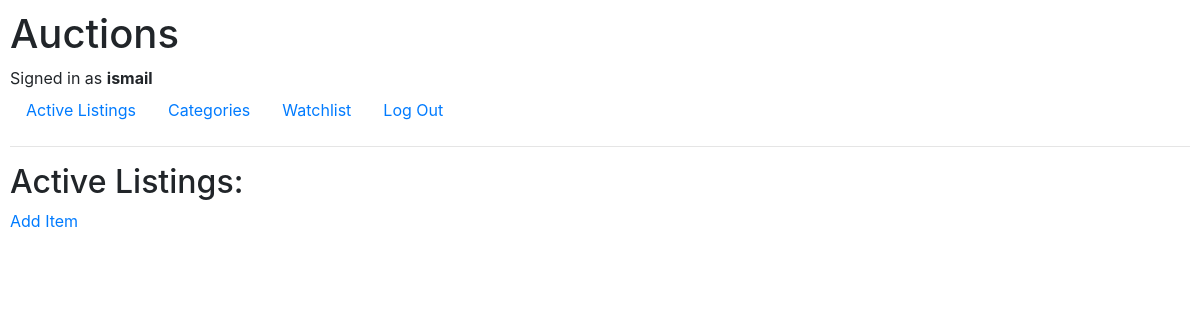
The page / (signed in) on the database as committed earlier.
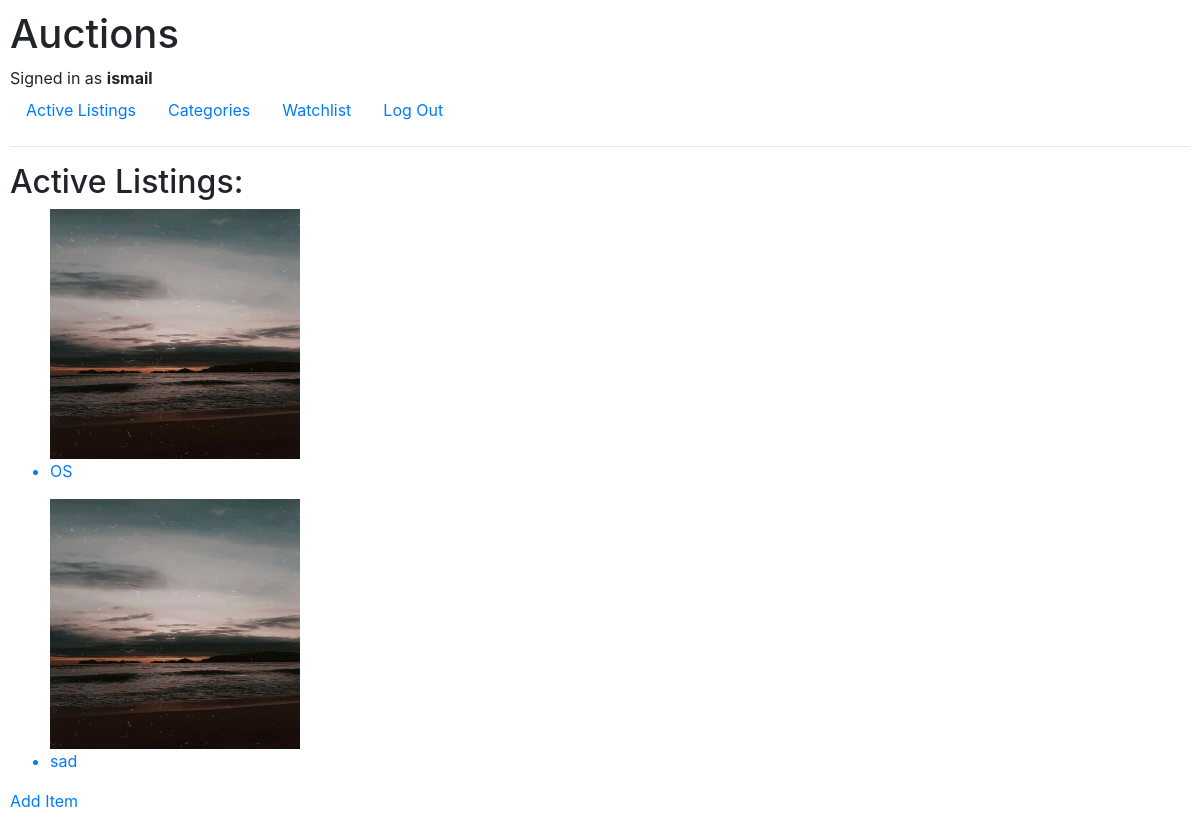
The same page on the database as committed later.
### auctions/models.py (models this page shows, shortened)
class User(AbstractUser):
    username = models.CharField(max_length=32, unique = True)
    USERNAME_FIELD = 'username'
    REQUIRED_FIELDS = ()

class Listing(models.Model):
    title = models.CharField(max_length= 64)
    description = models.CharField(max_length= 128)
    img = models.ImageField(upload_to = 'auctions/media/images')
    isActive = models.BooleanField(default= True, blank=True)
    owner = models.ForeignKey(User, on_delete = models.CASCADE, related_name="user")
    categories = models.ForeignKey(Category, on_delete = models.CASCADE, blank= True, null = True, related_name = "category", default = "None")
    price = models.IntegerField(default = 0)
    watchlist = models.ManyToManyField(User, blank = True, null = True, related_name = "userTo")

### auctions/views.py (the view)
# urls.py: path("", views.index, name="index"),
def index(request):
    content = Listing.objects.all()
    message = ''
    if not request.user.is_authenticated:
        message = "Please, log in to see the page"
    context = {"listings":content, 'message':message}
    return render(request, "auctions/index.html", context)

### auctions/templates/auctions/index.html
{% extends "auctions/layout.html" %}
{% block body %}
    {% if user.is_authenticated %}
    <h2>Active Listings:</h2>
    {% for listing in listings %}
    {% if listing.isActive%}
    <ul>
        <a href = "listing/{{listing.id}}"><img src = {{listing.img}} class = "img"></img><li>{{listing.title}}</li></a>
    </ul>
    {% endif %}
    {% endfor %}
    <a href = "{% url 'auctions:add' %}">Add Item</a>
    {% else %}
    <h1>{{message}}</h1>
    {% endif %}
{% endblock %}

### auctions/templates/auctions/layout.html (shortened to what this page needs)
{% load static %}
<!DOCTYPE html>
<html lang="en">
    <head>
        <link rel="stylesheet" href="https://stackpath.bootstrapcdn.com/bootstrap/4.4.1/css/bootstrap.min.css">
        <link href="{% static 'auctions/styles.css' %}" rel="stylesheet">
    </head>
    <body class = "body">
        <h1>Auctions</h1>
        <div>
            {% if user.is_authenticated %}
                Signed in as <strong>{{ user.username }}</strong>
            {% else %}
                Not signed in.
            {% endif %}
        </div>
        <ul class="nav">
            <li class="nav-item">
                <a class="nav-link" href="{% url 'auctions:index' %}">Active Listings</a>
            </li>
            {% if user.is_authenticated %}
            <li class = "nav-item">
                <a class = "nav-link" href = "{% url 'auctions:categories' %}">Categories</a>
            </li>
            <li class = "nav-item">
                <a class = "nav-link" href = "{% url 'auctions:watchlist' %}">Watchlist </a>
            </li>
                <li class="nav-item">
                    <a class="nav-link " href="{% url 'auctions:logout' %}">Log Out</a>
                </li>
            {% endif %}
        </ul>
        <hr>
        {% block body %}
        {% endblock %}
    </body>
</html>

### auctions/static/auctions/styles.css (style rules this page uses)
body { padding: 10px; }
.img { height: 250px; width:250px; }

Rows that differ between the two databases and show on the page:
added Listing: img (picture), title "OS"
now on this page (row edited): Listing: img (picture), title "sad"
